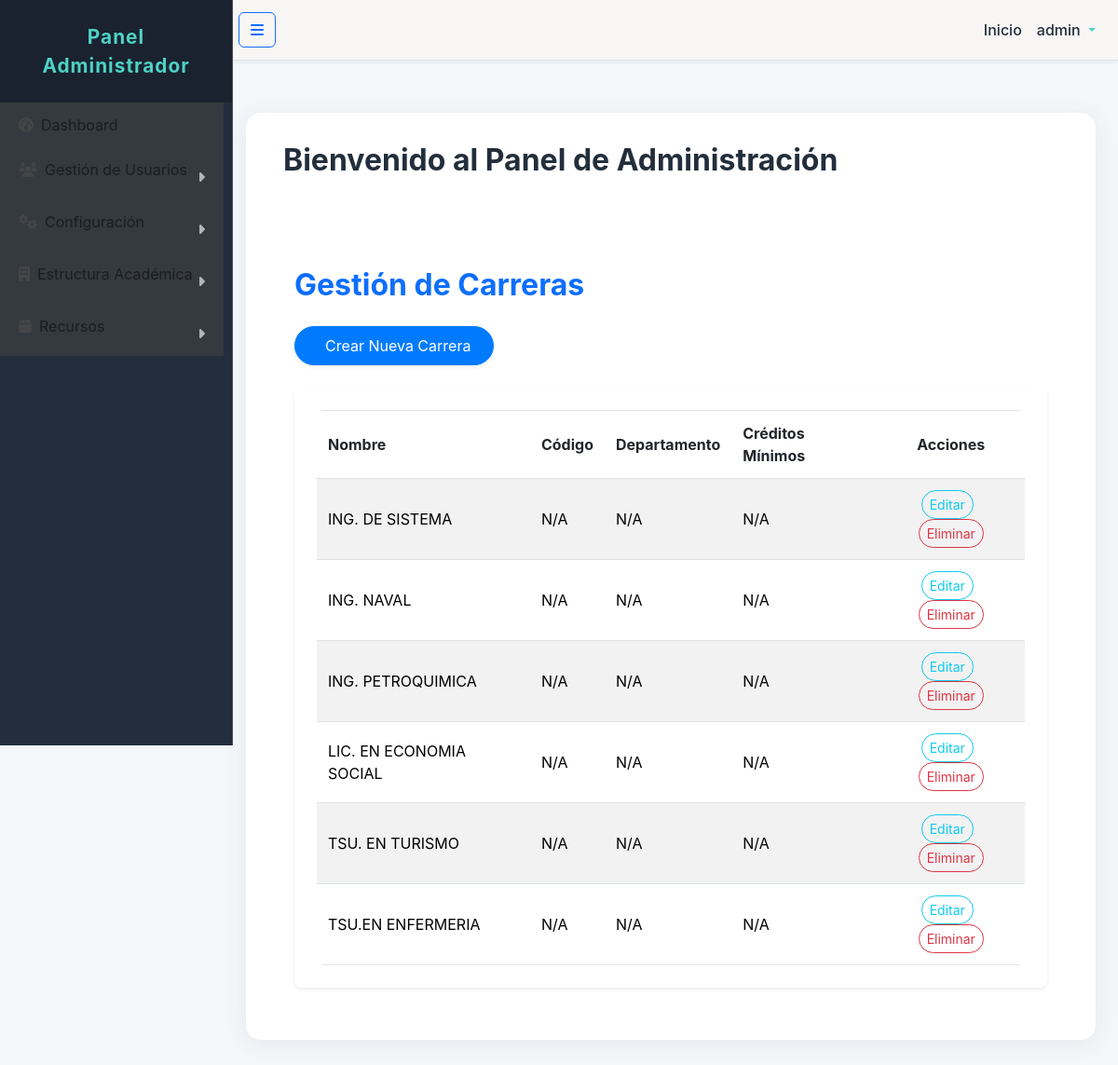
The app's page /administrador/carreras/ (signed in) with its own data.
### accounts/models.py (models this page shows, shortened)
class Usuario(AbstractUser):
    ROLES = [
        ('admin', 'Administrador'),
        ('coordinador', 'Coordinador'),
        ('profesor', 'Profesor'),
        ('operativo', 'Operativo'),
        ('super_admin', 'Super Administrador'),
    ]
    rol = models.CharField("Rol del Sistema", max_length=20, choices=ROLES, default='profesor')
    cargo = models.ForeignKey(
        Cargo,
        on_delete=models.SET_NULL, # Si el Cargo se borra, este campo se pone a NULL
        null=True,
        blank=True,
        related_name='usuarios_con_este_cargo',
        verbose_name="Tipo de Cargo"
    )
    departamento_asignado = models.ForeignKey(
        Departamento,
        on_delete=models.SET_NULL,
        null=True,
        blank=True,
        related_name='jefes_coordinadores',
        verbose_name="Departamento Asignado (si aplica)"
    )
    carrera_asignada = models.ForeignKey(
        Carrera, # ESTO SIGUE APUNTANDO A TU MODELO CARRERA ACTUALIZADO
        on_delete=models.SET_NULL,
        null=True,
        blank=True,
        related_name='directores_coordinadores',
        verbose_name="Carrera Asignada (si aplica)"
    )
    cedula = models.CharField("Cédula", max_length=20, unique=True, null=True, blank=True)
    telefono_movil = models.CharField("Teléfono Móvil", max_length=15, blank=True, null=True)
    class Meta:
        verbose_name = "Usuario"
        verbose_name_plural = "Usuarios"
    def has_permission(self, permission_name, obj=None):
        if self.is_superuser:
            return True

### programacion/models.py (models this page shows, shortened)
class Carrera(models.Model):
    nombre = models.CharField(max_length=100, unique=True, verbose_name="Nombre de la Carrera")
    departamento = models.ForeignKey(
        Departamento,
        on_delete=models.CASCADE,
        related_name='carreras',
        verbose_name="Departamento al que pertenece",
        null=True, # Importante para la primera migración si ya tienes carreras existentes
        blank=True # Permite que sea opcional en formularios
    )
    codigo = models.CharField(max_length=10, unique=True, verbose_name="Código de Carrera", blank=True, null=True)
    duracion_semestres = models.PositiveIntegerField(verbose_name="Duración en Semestres", blank=True, null=True)
    descripcion = models.TextField(blank=True, verbose_name="Descripción")
    class Meta:
        verbose_name = "Carrera"
        verbose_name_plural = "Carreras"
        ordering = ['nombre']

### administrador/views.py (the view, shortened to what this page needs)
# urls.py: path('carreras/', views.lista_carreras, name='lista_carrera'),
@login_required
@user_passes_test(lambda u: u.has_permission(PERMISSIONS.VIEW_CARRERA))
def lista_carreras(request):
    carreras = Carrera.objects.all().order_by('nombre')
    puede_gestionar_carreras = request.user.has_permission(PERMISSIONS.MANAGE_CARRERA)
    context = {
        'carreras': carreras,
        'puede_gestionar_carreras': puede_gestionar_carreras,
    }
    return render(request, 'lista_carrera.html', context)

### administrador/templates/lista_carrera.html (shortened to what this page needs)
{% extends "panel_administrador.html" %}
{% block content_admin_panel %}
<div class="container mt-5 pt-5">
    <h2 class="mb-4 text-primary">Gestión de Carreras</h2>
    <div class="mb-4">
        <a href="{% url 'administrador:crear_carrera' %}" class="btn btn-primary shadow-sm rounded-pill px-4 py-2">
             Crear Nueva Carrera
        </a>
    </div>
    <div class="card shadow-sm border-0 rounded-lg">
        <div class="card-body p-4">
            <div class="table-responsive">
                <table class="table table-hover table-striped mb-0">
                    <thead class="bg-light">
                        <tr>
                            <th scope="col" class="text-dark">Nombre</th>
                            <th scope="col" class="text-dark">Código</th>
                            <th scope="col" class="text-dark">Departamento</th>
                            <th scope="col" class="text-dark">Créditos Mínimos</th>
                            <th scope="col" class="text-dark text-center">Acciones</th>
                        </tr>
                    </thead>
                    <tbody>
                        {% if carreras %}
                            {% for carrera in carreras %}
                            <tr>
                                <td>{{ carrera.nombre }}</td>
                                <td>{{ carrera.codigo|default:"N/A" }}</td>
                                <td>{{ carrera.departamento.nombre|default:"N/A" }}</td>
                                <td>{{ carrera.creditos_minimos|default:"N/A" }}</td>
                                <td class="text-center">
                                    <a href="{% url 'administrador:editar_carrera' carrera.pk %}" class="btn btn-sm btn-outline-info me-2 rounded-pill">
                                         Editar
                                    </a>
                                    <a href="{% url 'administrador:eliminar_carrera' carrera.pk %}" class="btn btn-sm btn-outline-danger rounded-pill">
                                         Eliminar
                                    </a>
                                </td>
                            </tr>
                            {% endfor %}
                        {% else %}
                        <tr>
                            <td colspan="5" class="text-center text-muted py-4">No hay carreras para mostrar.</td>
                        </tr>
                        {% endif %}
                    </tbody>
                </table>
            </div>
        </div>
    </div>
</div>
{% endblock content_admin_panel %}

### templates/panel_administrador.html (shortened to what this page needs)
{% extends 'base.html' %}
{% load static %}
{% block content %}
<div class="d-flex" id="wrapper">
    <div id="sidebar-wrapper">
        <div class="sidebar-heading">Panel Administrador</div>
        <div class="list-group list-group-flush">
            <a href="{% url 'home:panel_principal' %}" class="list-group-item {% if request.resolver_match.url_name == 'panel_principal' %}active{% endif %}">
                <i class="fas fa-tachometer-alt"></i>Dashboard
            </a>
            {% if perms.administrador.manage_usuario %}
            <a href="#submenu-usuarios" data-bs-toggle="collapse" aria-expanded="false" class="list-group-item dropdown-toggle">
                <i class="fas fa-users"></i>Gestión de Usuarios
            </a>
            {% endif %}
            {% if perms.administrador.manage_configuracion_registro or perms.administrador.view_registro_cambios %}
            <a href="#submenu-config" data-bs-toggle="collapse" aria-expanded="false" class="list-group-item dropdown-toggle">
                <i class="fas fa-cogs"></i>Configuración
            </a>
            {% endif %}
            {% if perms.administrador.manage_facultad or perms.administrador.manage_departamento or perms.administrador.manage_carrera %}
            <a href="#submenu-estructura" data-bs-toggle="collapse" aria-expanded="false" class="list-group-item dropdown-toggle">
                <i class="fas fa-building"></i>Estructura Académica
            </a>
            {% endif %}
            {% if perms.administrador.manage_aula or perms.administrador.manage_tipo_aula or perms.administrador.manage_periodo or perms.administrador.manage_cargos %}
            <a href="#submenu-recursos" data-bs-toggle="collapse" aria-expanded="false" class="list-group-item dropdown-toggle">
                <i class="fas fa-box"></i>Recursos
            </a>
            {% endif %}
        </div>
    </div>
    <div id="page-content-wrapper">
        <nav class="navbar navbar-expand-lg navbar-light bg-white border-bottom">
            <button class="btn btn-outline-primary" id="menu-toggle">
                <i class="fas fa-bars"></i>
            </button>
            <div class="collapse navbar-collapse" id="navbarSupportedContent">
                <ul class="navbar-nav ms-auto mt-2 mt-lg-0">
                    <li class="nav-item active">
                        <a class="nav-link" href="#">Inicio</a>
                    </li>
                    <li class="nav-item dropdown">
                        <a class="nav-link dropdown-toggle" href="#" id="navbarDropdown" role="button" data-bs-toggle="dropdown" aria-haspopup="true" aria-expanded="false">
                            {{ request.user.username }}
                        </a>
                    </li>
                </ul>
            </div>
        </nav>
        <div class="container-fluid">
            <div class="card-admin">
                <h2>Bienvenido al Panel de Administración</h2>
                {% block content_admin_panel %}{% endblock content_admin_panel %}
            </div>
        </div>
    </div>
</div>
{% endblock content %}

### accounts/templates/base.html (style rules this page uses)
body { background-color:rgb(200, 206, 214); font-family: 'Inter', sans-serif; }
#wrapper { display: flex; }
#sidebar-wrapper { min-height: 100vh; margin-left: -15rem; transition: margin .25s ease-out; box-shadow: 2px 0 5px rgba(255, 255, 255, 0.1); position: fixed; top: 0; left: 0; width: 15rem; z-index: 1000; background-color:rgb(22, 17, 17); color:rgb(98, 98, 173); border-right: 1px solid #454d55; }
#sidebar-wrapper .sidebar-heading { padding: 0.875rem 1.25rem; font-size: 1.2rem; border-bottom: 1px solidrgb(243, 247, 252); color:rgb(3, 3, 3); font-weight: bold; }
#sidebar-wrapper .list-group { width: 15rem; }
#sidebar-wrapper .list-group-item { background-color: #343a40; color:rgb(27, 29, 31); border: none; padding: 0.75rem 1.25rem; transition: background-color 0.2s ease, color 0.2s ease; }
#sidebar-wrapper .list-group-item i { color:rgb(67, 69, 71); transition: color 0.2s ease; }
#page-content-wrapper { min-width: 100vw; margin-left: 15rem; transition: margin .25s ease-out; padding-left: 0; }
@media (min-width: 768px) { #sidebar-wrapper { margin-left: 0; } }
@media (min-width: 768px) { #page-content-wrapper { min-width: 0; width: 100%; margin-left: 15rem; } }
#page-content-wrapper .navbar { background-color:rgb(248, 245, 245) !important; border-bottom: 1px solid #dee2e6; box-shadow: 0 2px 4px rgba(0,0,0,.05); margin-bottom: 1.5rem; padding: 0.75rem 1rem; }
.container-fluid { padding: 1.5rem; }
.card { border-radius: 0.5rem; box-shadow: 0 0.125rem 0.25rem rgba(0, 0, 0, 0.075); border: none; margin-bottom: 1.5rem; }
.table { border-radius: 0.5rem; overflow: hidden; }
.table thead { background-color:rgb(27, 29, 31); color: #495057; }
.table th, .table td { padding: 0.75rem; vertical-align: middle; border-top: 1px solid #dee2e6; }
.btn-primary { background-color: #007bff; border-color: #007bff; border-radius: 0.3rem; transition: background-color 0.2s ease, border-color 0.2s ease, box-shadow 0.2s ease; }
.list-group-item.dropdown-toggle::after { float: right; margin-top: .5em; vertical-align: middle; border: none; font-family: "Font Awesome 5 Free"; font-weight: 900; content: "\f0da"; transition: transform .25s ease-out; color: #adb5bd; }

### templates/panel_administrador.html (style rules this page uses)
body { background: #f4f7fa; }
#sidebar-wrapper { min-height: 100vh; background: #232e3c; color: #fff; width: 250px; transition: all 0.3s; }
#sidebar-wrapper .sidebar-heading { padding: 1.5rem 1rem; font-size: 1.3rem; font-weight: bold; background: #1a2230; color: #4fd1c5; letter-spacing: 1px; text-align: center; }
.list-group-item { background: transparent; color: #bfc9da; border: none; font-size: 1rem; transition: background 0.2s, color 0.2s; }
.list-group-item i { color: #4fd1c5; margin-right: 8px; }
.dropdown-toggle::after { color: #4fd1c5; }
#page-content-wrapper { flex: 1; background: #f4f7fa; min-height: 100vh; }
.navbar { background: #fff !important; box-shadow: 0 2px 8px rgba(44,62,80,0.06); border-bottom: 1px solid #e3e6f0; }
.navbar .nav-link, .navbar .navbar-brand { color: #232e3c !important; font-weight: 500; }
.container-fluid { margin-top: 2rem; }
.card-admin { background: #fff; border-radius: 1rem; box-shadow: 0 4px 24px rgba(44,62,80,0.08); padding: 2rem 2.5rem; margin-bottom: 2rem; }
.card-admin h2 { color: #232e3c; font-weight: 700; margin-bottom: 1.5rem; }

### records on screen
Usuario: user.username "admin"
Carrera: nombre "ING. DE SISTEMA", codigo "N/A", departamento.nombre "N/A", creditos_minimos "N/A"
Carrera: nombre "ING. NAVAL", codigo "N/A", departamento.nombre "N/A", creditos_minimos "N/A"
Carrera: nombre "ING. PETROQUIMICA", codigo "N/A", departamento.nombre "N/A", creditos_minimos "N/A"
Carrera: nombre "LIC. EN ECONOMIA SOCIAL", codigo "N/A", departamento.nombre "N/A", creditos_minimos "N/A"
Carrera: nombre "TSU. EN TURISMO", codigo "N/A", departamento.nombre "N/A", creditos_minimos "N/A"
Carrera: nombre "TSU.EN ENFERMERIA", codigo "N/A", departamento.nombre "N/A", creditos_minimos "N/A"
